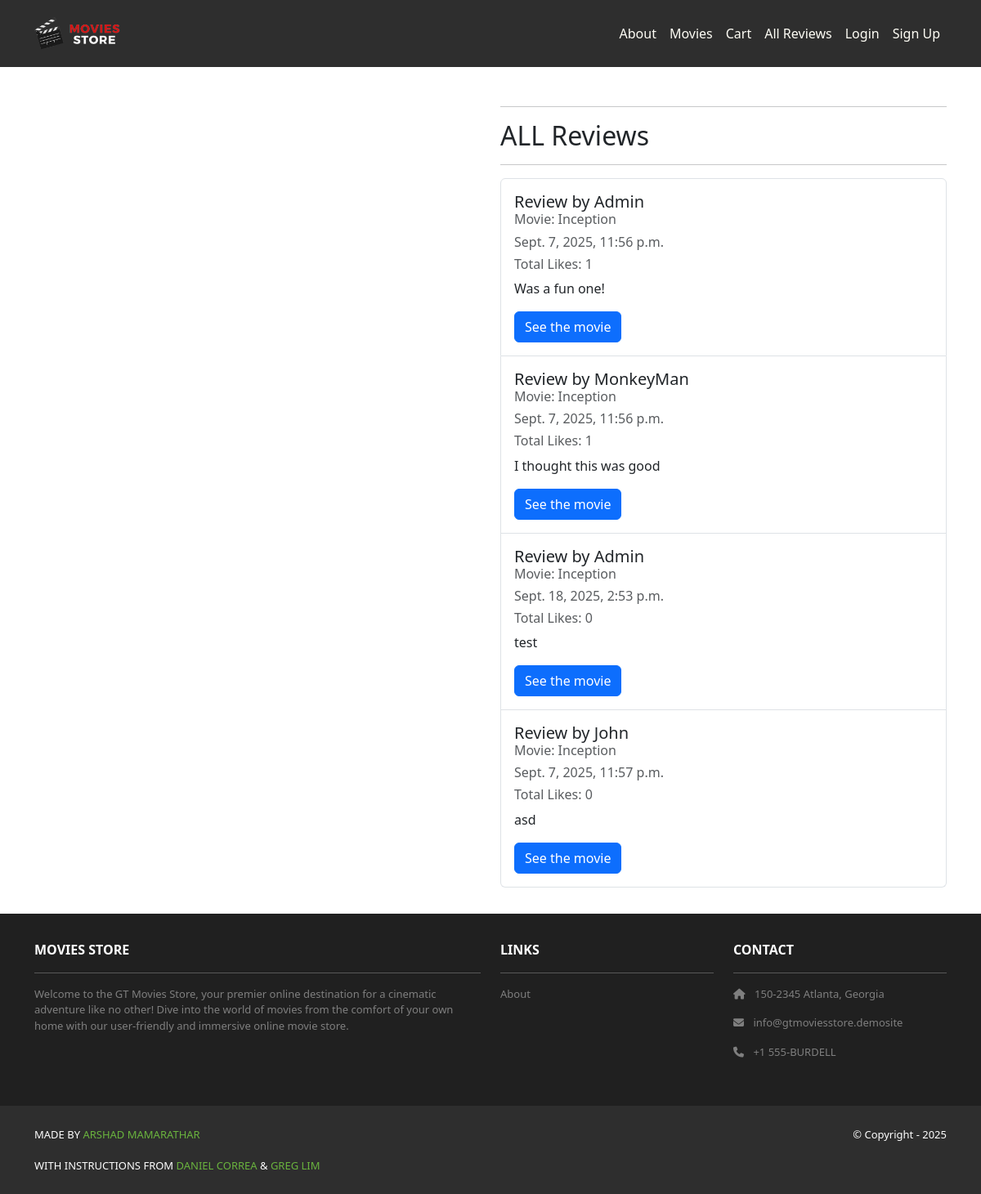
The app's page /movies/reviews/, older data.
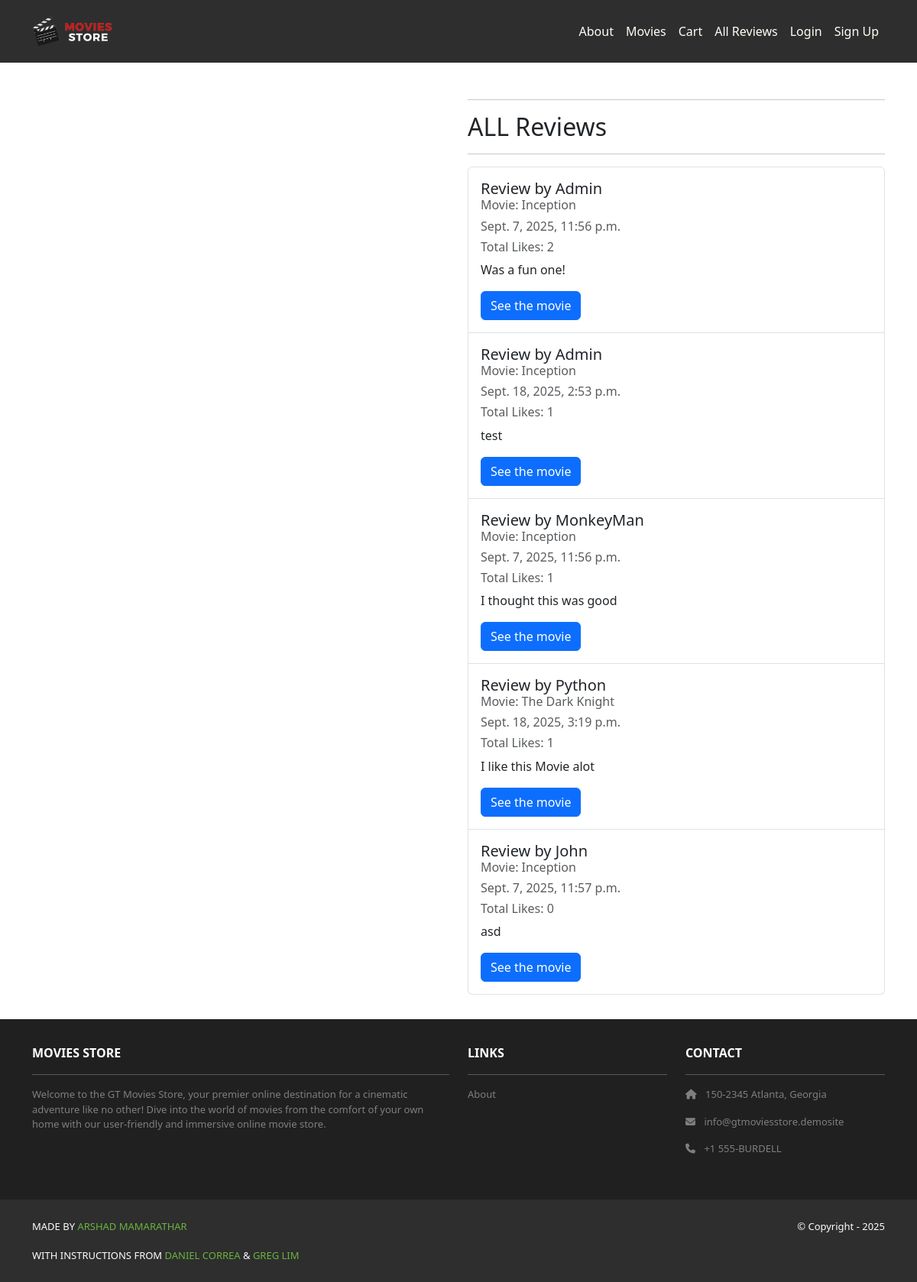
The same page, newer data.
### movies/models.py (models this page shows, shortened)
class Review(models.Model):
    id = models.AutoField(primary_key=True)
    comment = models.CharField(max_length=255)
    date = models.DateTimeField(auto_now_add=True)
    movie = models.ForeignKey(Movie, on_delete=models.CASCADE)
    user = models.ForeignKey(User, on_delete=models.CASCADE)
    likes = models.ManyToManyField(
        User,
        related_name="liked_reviews",  # all reviews this user liked
        blank=True
    )
    def __str__(self):
        return str(self.id) + ' - ' + self.movie.name

class Movie(models.Model):
    id = models.AutoField(primary_key=True)
    name = models.CharField(max_length=255)
    price = models.IntegerField()
    description = models.TextField()
    image = models.ImageField(upload_to='movie_images/')

### movies/views.py (the view)
# urls.py: path('reviews/', views.all_reviews, name='movies.all_reviews'),
def all_reviews(request):
    reviews = Review.objects.annotate(num_likes=Count('likes')).order_by('-num_likes')
    template_data = {
        'reviews': reviews
    }
    print(template_data)
    return render(request, 'movies/all_reviews.html', template_data)

### movies/templates/movies/all_reviews.html (shortened to what this page needs)
{% extends 'base.html' %}
{% block content %}
{% load static %}
<div class="p-3">
  <div class="container">
    <div class="row mt-3">
      <div class="col-md-6 mx-auto mb-3 text-center">
      </div>
      <div class="col-md-6 mx-auto mb-3">
        <hr />
        <h2>ALL Reviews</h2>
        <hr />
        <ul class="list-group">
          {% for review in reviews %}
          <li class="list-group-item pb-3 pt-3">
            <h5 class="card-title">
              Review by {{ review.user.username }}
            </h5>
            <h6 class="card-subtitle mb-2 text-muted">
              Movie: {{ review.movie.name }}
            </h6>
            <h6 class="card-subtitle mb-2 text-muted">
              {{ review.date }}
            </h6>
            <h6 class="card-subtitle mb-2 text-muted">
              Total Likes: {{ review.likes.count }}
            </h6>
            <p class="card-text">{{ review.comment }}</p>
            <a class="btn btn-primary"
                href="{% url 'movies.show' id=review.movie.id %}">
                See the movie
              </a>
          {% endfor %}
        </ul>
      </div>
    </div>
  </div>
</div>
{% endblock content %}

Row changes from the older to the newer data that the page shows:
computed for Review "Was a fun one!": likes.count "1" → "2"
shown differently, row unchanged: Review "Sept. 18, 2025, 2:53 p.m.": likes.count "0" → "1"; moves up the list
added Review: user.username "Python", movie.name "The Dark Knight", date "Sept. 18, 2025, 3:19 p.m.", likes.count "1", comment "I like this Movie alot"
